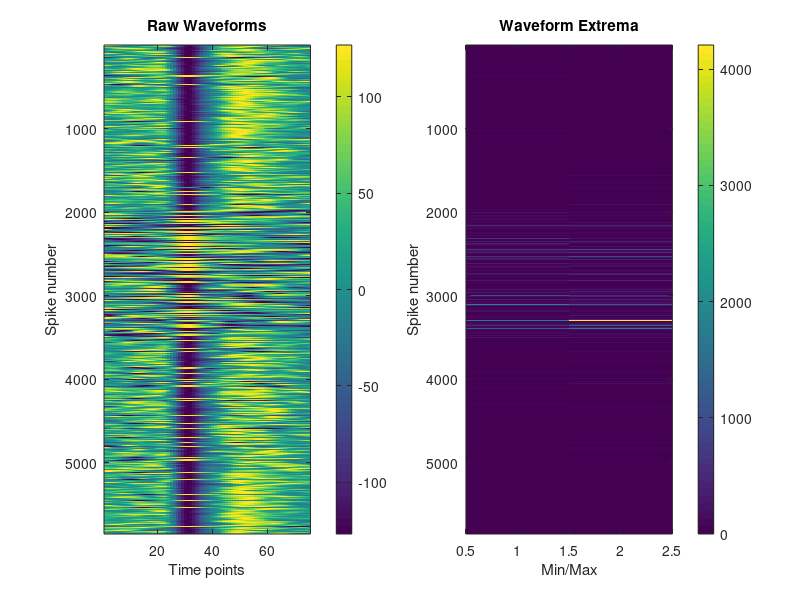
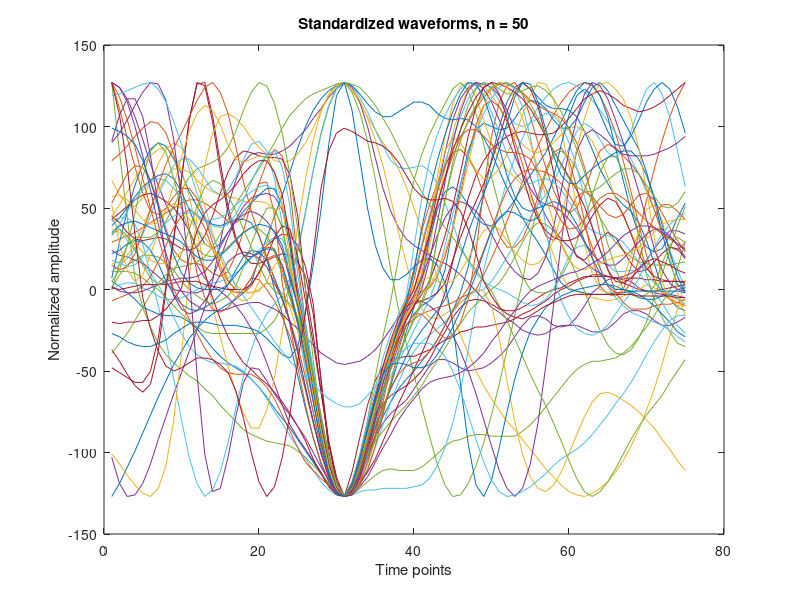
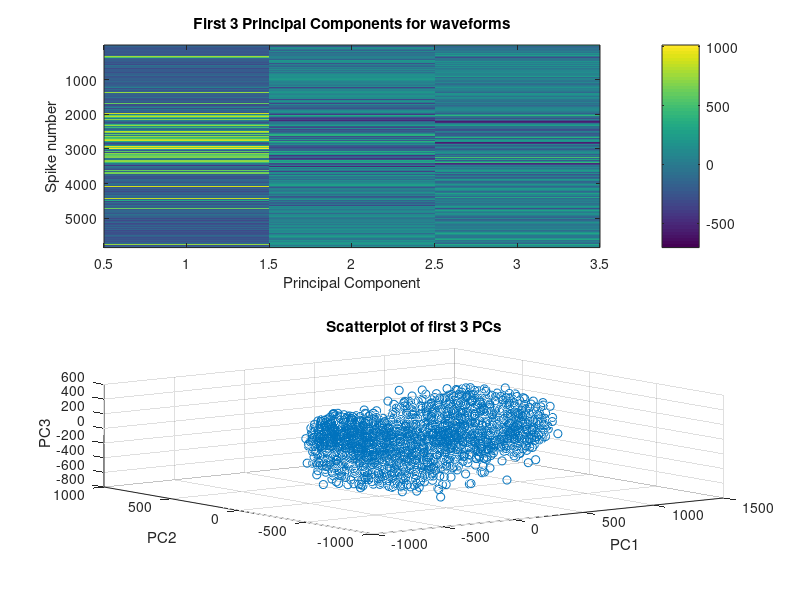
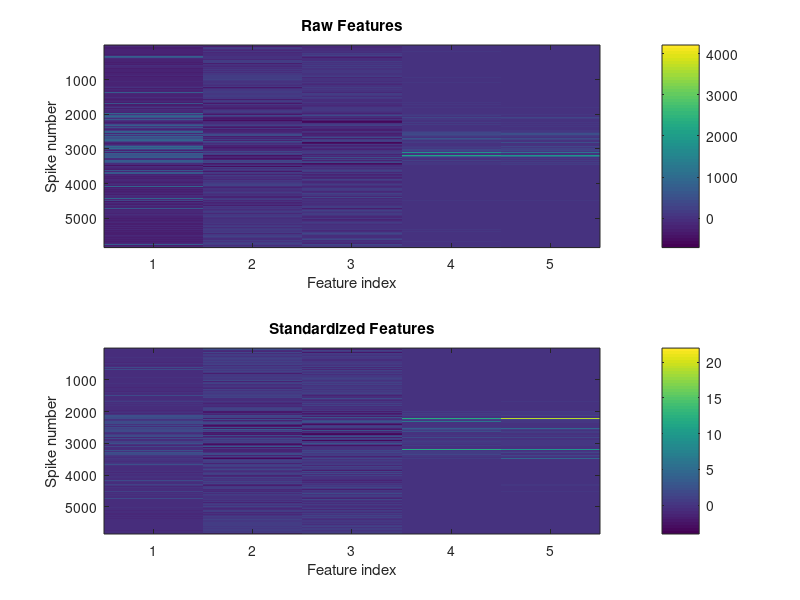

Recreate these plots in MATLAB, in order. (Note: this script raises an error after producing the figures.)
%% Clustering Spike Waveforms using Gaussian Mixture Models
% This script demonstrates:
% 1. Loading and preprocessing neural spike waveform data
% 2. Feature extraction using PCA
% 3. Clustering spike waveforms using Gaussian Mixture Models
% 4. Visualization and evaluation of clustering results
%
% Spike sorting is a critical step in neural data analysis that groups action potentials
% (spikes) based on their shapes to identify individual neurons from extracellular recordings.

clear all
close all
%rng(0)  % Uncomment to set random seed for reproducibility
show_plots = 1;  % Set to 0 to hide intermediate plots

%% Load spike waveform data
%{
Data preprocessing information:
- Spikes have been standardized by dividing values < 0 with the respective
  minimum value of each spike, and dividing values > 0 with the respective
  maximum value of each spike, and converting to '8bit integer' values
- All spikes have been dejittered to have their minima or maxima at the same position
- extrema(:,1) = negative amplitude (minimum value of each spike)
- extrema(:,2) = positive amplitude (maximum value of each spike)

Expected outcomes:
1) Should identify 2 clean neurons 
2) In some cases, one neuron cluster might be split into 2, or all merged into 1 cluster
3) If GMM throws an error, run it again, or reduce the number of clusters
%}

% Load the spike waveform data
load('spike_waveforms.mat');
waveforms = double(spike8bit);  % Convert to double for numerical operations

% Reconstitute waveforms to their original values
% This reverses the normalization to recover the original amplitudes
full_waveforms = waveforms/127;  % Convert to range [-1, 1]
min_mult_waveforms = full_waveforms.*extrema(:,1);  % Scale negative values by min amplitude
max_mult_waveforms = full_waveforms.*extrema(:,2);  % Scale positive values by max amplitude
% Apply the appropriate scaling based on whether values are positive or negative
full_waveforms(find(waveforms < 0)) = min_mult_waveforms(find(waveforms < 0));
full_waveforms(find(waveforms > 0)) = max_mult_waveforms(find(waveforms > 0));

% Visualize the standardized spike waveforms and their extrema values
if show_plots
    figure()
    subplot(1,2,1)
    imagesc(waveforms)
    title('Raw Waveforms')
    xlabel('Time points')
    ylabel('Spike number')
    colorbar()
    subplot(1,2,2)
    imagesc(extrema)
    title('Waveform Extrema')
    xlabel('Min/Max')
    ylabel('Spike number')
    colorbar()
end

%% Visualize a random subset of spike waveforms to see their shapes
waveform_count = 50;
if show_plots
    figure()
    inds = randsample(1:size(extrema,1),waveform_count);
    plot(waveforms(inds,:)')
    title(sprintf('Standardized waveforms, n = %i', waveform_count))
    xlabel('Time points')
    ylabel('Normalized amplitude')
end

%% Perform Principal Component Analysis (PCA) on spikes
% This reduces dimensionality and extracts the most important features of the waveforms
pca_components = 3;  % Number of principal components to keep
[coeff,score,latent] = pca(waveforms);  % Apply PCA to waveforms
score = score(:,1:pca_components);  % Keep only the first 3 principal components

% Visualize the PCA results
if show_plots
    figure()
    % Plot PCA components as a matrix (each row is a spike, each column is a PC)
    subplot(2,1,1)
    imagesc(score)
    title('First 3 Principal Components for waveforms')
    xlabel('Principal Component')
    ylabel('Spike number')
    colorbar()
    
    % Plot PCA components as a 3D scatterplot to visualize clustering
    subplot(2,1,2)
    scatter3(score(:,1),score(:,2),score(:,3))
    title("Scatterplot of first 3 PCs")
    xlabel('PC1')
    ylabel('PC2')
    zlabel('PC3')
end

%% Feature engineering: combine PCA scores with extrema values
% This creates a richer feature set that captures both waveform shape and amplitude
features = [score, extrema];

% Standardize features to have zero mean and unit variance
% This is important for GMM to work properly, as it ensures all features have equal weight
% We do this because there is NO GUARANTEE that the magnitude of the 
% PCs will be comparable to the extrema
standard_features = normalize(features);

% Visualize the effect of standardization on features
if show_plots
    figure
    subplot(2,1,1)
    imagesc(features)
    title('Raw Features')
    xlabel('Feature index')
    ylabel('Spike number')
    colorbar()
    subplot(2,1,2)
    imagesc(standard_features)
    title('Standardized Features')
    xlabel('Feature index')
    ylabel('Spike number')
    colorbar()
end

%% Perform Gaussian Mixture Model fitting with model selection
% Try different numbers of clusters and select the best model using AIC
% AIC (Akaike Information Criterion) balances model fit against complexity
cluster_range = 3:8;  % Try 3 to 8 clusters
AIC = zeros(1,length(cluster_range));  % Store AIC values
GMModels = cell(1,length(cluster_range));  % Store all fitted models
options = statset('MaxIter',500);  % Set maximum iterations to prevent long runs

% Fit GMMs with different numbers of clusters
for k = 1:length(cluster_range)
    fprintf('==== Cluster %i (%i/%i) done ====\n',cluster_range(k),k,length(cluster_range))
    % Create and fit GMM with current number of clusters
    GMModels{k} = fitgmdist(standard_features,cluster_range(k),'Options',options);
    % Calculate AIC for this model
    AIC(k)= GMModels{k}.AIC;
end

% Select the best model (lowest AIC)
[minAIC,numComponents_idx] = min(AIC);
numComponents = cluster_range(numComponents_idx);
fprintf('** AIC determined optimal number of clusters = %i **\n',numComponents)

%% Use the best model to predict cluster assignments for each spike
% Predict assignments of each waveform to particular clusters
cluster_labels = cluster(GMModels{numComponents_idx},standard_features);

% Visualize the clustering results by sorting waveforms by cluster
if show_plots
   figure()
   % Sort spikes by their cluster labels
   [vals, sort_inds] = sort(cluster_labels); 
   sorted_waveforms = waveforms(sort_inds,:);
   
   % Plot sorted waveforms
   subplot(1,2,1)
   imagesc(sorted_waveforms)
   title('Waveforms Sorted by Cluster')
   xlabel('Time points')
   ylabel('Sorted spike number')
   
   % Plot cluster labels
   subplot(1,2,2)
   % Invert values for better visualization (darker = higher cluster number)
   imagesc(max(vals)-vals) % To show colorbar changing in same direction
   title('Cluster Labels')
   xlabel('Column')
   ylabel('Sorted spike number')
   colorbar()
end

%% Analyze the PCA components after sorting by cluster
% Plot PCA components as matrix and as scatterplot
sorted_score = score(sort_inds,:);

% Identify the two largest clusters which likely correspond to the two neurons
% Count spikes in each cluster
count_per_cluster = [];
for i=1:numComponents
   count_per_cluster(i) = sum(vals==i); 
end

% Find the indices of the two largest clusters
[sort_counts, ind_counts] = sort(count_per_cluster);
max_clust_vals = ind_counts(end-1:end);  % Get the two clusters with most spikes

% Create a color array for visualization that highlights the two main neuron clusters
scatter_color = vals;
for i=1:numComponents
    if sum(i==max_clust_vals) < 1 % If it's not one of the two largest clusters
        scatter_color(vals==i) = 0;  % Set color to 0 (background)
    else
        % For the two largest clusters, assign special color codes (1 and 2)
        % We use values higher than the max cluster number first to avoid conflicts
        scatter_color(vals==i) = numComponents+find(i==max_clust_vals);
    end
end

% Relabel the special color codes to be 1 and 2
scatter_color(scatter_color == (numComponents+1)) = 1;  % First main neuron
scatter_color(scatter_color == (numComponents+2)) = 2;  % Second main neuron

% Define a discrete colormap for visualization
discrete_colormap = [1 0 0; 0 1 0; 0 0 1];  % R, G, B

% Visualize the sorted PCA components and highlight the main neuron clusters
if show_plots
    figure()
    % Plot sorted PCA components
    subplot(2,2,1)
    imagesc(sorted_score)
    title('First 3 Sorted PCs for waveforms')
    xlabel('Principal Component')
    ylabel('Sorted spike number')
    
    % Plot cluster labels
    subplot(2,2,2)
    imagesc(max(vals)-vals) % To show colorbar changing in same direction
    title('Cluster labels')
    xlabel('Column')
    ylabel('Sorted spike number')
    colorbar()
    
    % 3D scatter plot with main neurons highlighted
    ax1 = subplot(2,1,2);
    scatter3(score(:,1),score(:,2),score(:,3),[],scatter_color)
    colorbar()
    colormap(ax1,discrete_colormap)
    xlabel('PC1')
    ylabel('PC2')
    zlabel('PC3')
    title('Color 1 and 2 are the two largest clusters (likely neurons)')
end

%% Visualize each cluster's waveforms separately
cols = 3;  % Number of columns in the subplot grid
rows = ceil(numComponents/cols);  % Calculate required rows
max_waveforms = 200;  % Maximum number of waveforms to plot per cluster

figure()
for i = 1:numComponents
    subplot(rows, cols, i);
    % Get indices of spikes in this cluster
    these_idx = find(cluster_labels==i);
    % Limit the number of waveforms to plot
    max_ind = min(length(these_idx),max_waveforms);
    fin_idx = these_idx(1:max_ind);
    % Get the original waveforms for these spikes
    these_waveforms = full_waveforms(fin_idx,:);
    % Plot all waveforms in this cluster
    plot(these_waveforms','Color',[1, 0, 0, 0.2]);
    title(sprintf('Cluster %i (n=%d)',i,length(these_idx)))
end

%% Overlay the main neuron clusters to better visualize differences between them
% Note: The GMM outputs cluster labels in a random order, so we need to manually identify
% which clusters correspond to neurons based on inspection of the previous plots
neuron_clusters = [7,5];  % This should be adjusted based on your specific results
colors = {[1,0,0,0.2],[0,1,0,0.2],[0,0,1,0.2]};  % Red, Green, Blue with transparency
max_waveforms = 200;  % Maximum waveforms to plot per neuron

figure
for i = 1:length(neuron_clusters)
    % Get indices of spikes in this neuron cluster
    these_idx = find(cluster_labels==neuron_clusters(i));
    % Limit the number of waveforms to plot
    max_ind = min(length(these_idx),max_waveforms);
    fin_idx = these_idx(1:max_ind);
    % Get the original waveforms for these spikes
    these_waveforms = full_waveforms(fin_idx,:);
    % Plot all waveforms for this neuron with a distinct color
    plot(these_waveforms','Color',colors{i}, 'DisplayName', sprintf('Neuron %d (Cluster %d)', i, neuron_clusters(i)));
    hold on
end
title('Overlay of Identified Neuron Clusters');
xlabel('Time points');
ylabel('Amplitude');
legend('show');
